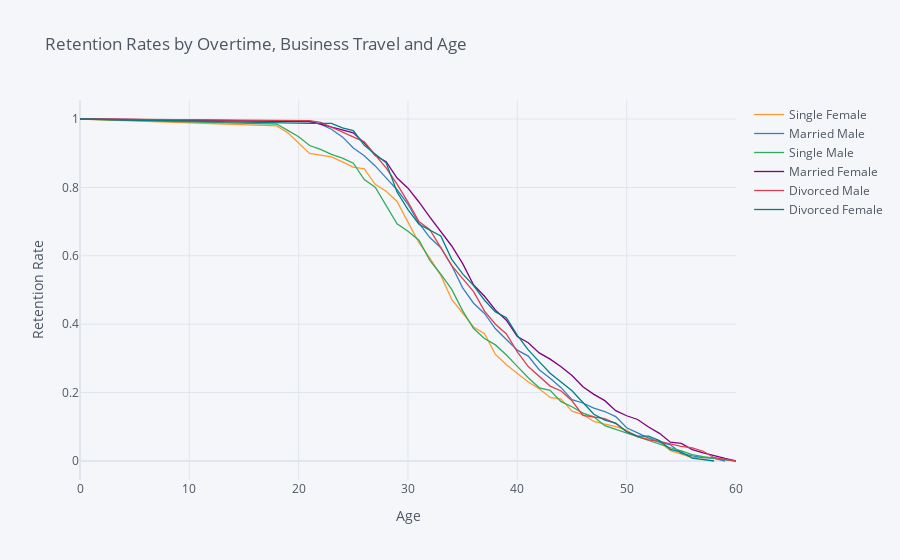

Write notebook code for a chart like this one.
### Markdown cell above
## 6. Now that we have looked at the retention rates by gender and marital status individually, let's look at them together. 

Create a new field in the data set that concatenates marital status and gender, and then generate and plot a survival curve that shows the retention by this new field over the age of the employee.

### Code cell
df = data.copy()
df['MSG'] = df.MaritalStatus + ' ' + df.Gender
df.MSG
rates = survival(df, 'MSG', 'Age', 'RelationshipSatisfaction')
rates.iplot(kind='line', xTitle='Age', yTitle='Retention Rate',
            title='Retention Rates by Marital Status, Gender and Age')

### Figure 1 — Plotly figure (JSON) as saved in the notebook; plotly's stock layout.template omitted (floating-point values rounded to 4 significant figures)
{"data": [{"line": {"color": "rgba(255, 153, 51, 1.0)", "dash": "solid", "shape": "linear", "width": 1.3}, "mode": "lines", "name": "Single Female", "text": "", "type": "scatter", "x": [0, 18, 19, 20, 21, 22, 23, 24, 25, 26, 27, 28, 29, 30, 31, 32, 33, 34, 35, 36, 37, 38, 39, 40, 41, 42, 43, 44, 45, 46, 47, 48, 49, 50, 51, 52, 53, 54, 55, 56, 57, 58, 59, 60], "y": [1, 0.9799, 0.9598, 0.9296, 0.8995, 0.8945, 0.8894, 0.8744, 0.8593, 0.8543, 0.809, 0.7889, 0.7588, 0.6985, 0.6382, 0.593, 0.5427, 0.4724, 0.4322, 0.392, 0.3719, 0.3116, 0.2814, 0.2563, 0.2312, 0.2111, 0.1859, 0.1809, 0.1457, 0.1357, 0.1156, 0.108, 0.1005, 0.09045, 0.07035, 0.06533, 0.05528, 0.03015, 0.0201, 0.01005, 0.01005, 0.01005, 0, ""]}, {"line": {"color": "rgba(55, 128, 191, 1.0)", "dash": "solid", "shape": "linear", "width": 1.3}, "mode": "lines", "name": "Married Male", "text": "", "type": "scatter", "x": [0, 18, 19, 20, 21, 22, 23, 24, 25, 26, 27, 28, 29, 30, 31, 32, 33, 34, 35, 36, 37, 38, 39, 40, 41, 42, 43, 44, 45, 46, 47, 48, 49, 50, 51, 52, 53, 54, 55, 56, 57, 58, 59, 60], "y": [1, 0.9925, 0.9925, 0.9925, 0.9925, 0.985, 0.9701, 0.9476, 0.9152, 0.8928, 0.8628, 0.8279, 0.793, 0.7506, 0.6958, 0.6534, 0.6234, 0.5711, 0.5062, 0.4613, 0.4314, 0.3865, 0.3566, 0.3242, 0.3067, 0.2668, 0.2419, 0.2145, 0.1796, 0.1696, 0.1546, 0.1446, 0.1297, 0.09726, 0.08229, 0.06733, 0.05486, 0.04738, 0.02244, 0.01496, 0.009975, 0.007481, 0, ""]}, {"line": {"color": "rgba(50, 171, 96, 1.0)", "dash": "solid", "shape": "linear", "width": 1.3}, "mode": "lines", "name": "Single Male", "text": "", "type": "scatter", "x": [0, 18, 19, 20, 21, 22, 23, 24, 25, 26, 27, 28, 29, 30, 31, 32, 33, 34, 35, 36, 37, 38, 39, 40, 41, 42, 43, 44, 45, 46, 47, 48, 49, 50, 51, 52, 53, 54, 55, 56, 57, 58, 59, 60], "y": [1, 0.9852, 0.9668, 0.9483, 0.9225, 0.9114, 0.8967, 0.8856, 0.8708, 0.8229, 0.8007, 0.7491, 0.6937, 0.6716, 0.6458, 0.5867, 0.5461, 0.5018, 0.4391, 0.3875, 0.3579, 0.3395, 0.31, 0.2768, 0.2435, 0.214, 0.2066, 0.1734, 0.1587, 0.1402, 0.1292, 0.1033, 0.09225, 0.08118, 0.07011, 0.05904, 0.04797, 0.03875, 0.02952, 0.01845, 0.01292, 0.00738, 0.00369, 0]}, {"line": {"color": "rgba(128, 0, 128, 1.0)", "dash": "solid", "shape": "linear", "width": 1.3}, "mode": "lines", "name": "Married Female", "text": "", "type": "scatter", "x": [0, 18, 19, 20, 21, 22, 23, 24, 25, 26, 27, 28, 29, 30, 31, 32, 33, 34, 35, 36, 37, 38, 39, 40, 41, 42, 43, 44, 45, 46, 47, 48, 49, 50, 51, 52, 53, 54, 55, 56, 57, 58, 59, 60], "y": [1, 0.9926, 0.9926, 0.9926, 0.9926, 0.9853, 0.9761, 0.9669, 0.9596, 0.9301, 0.8934, 0.875, 0.8272, 0.7978, 0.7574, 0.7132, 0.6691, 0.6287, 0.5772, 0.5147, 0.4816, 0.4412, 0.4118, 0.364, 0.3456, 0.3162, 0.2978, 0.2757, 0.25, 0.2169, 0.1949, 0.1765, 0.1471, 0.1324, 0.1213, 0.09926, 0.08088, 0.05515, 0.05147, 0.03309, 0.0239, 0.01471, 0.007353, 0]}, {"line": {"color": "rgba(219, 64, 82, 1.0)", "dash": "solid", "shape": "linear", "width": 1.3}, "mode": "lines", "name": "Divorced Male", "text": "", "type": "scatter", "x": [0, 18, 19, 20, 21, 22, 23, 24, 25, 26, 27, 28, 29, 30, 31, 32, 33, 34, 35, 36, 37, 38, 39, 40, 41, 42, 43, 44, 45, 46, 47, 48, 49, 50, 51, 52, 53, 54, 55, 56, 57, 58, 59, 60], "y": [1, 0.9952, 0.9952, 0.9952, 0.9952, 0.9905, 0.9762, 0.9619, 0.9476, 0.9333, 0.8952, 0.8571, 0.8095, 0.7571, 0.7, 0.6762, 0.6238, 0.5714, 0.5333, 0.4952, 0.4381, 0.4, 0.3714, 0.319, 0.2762, 0.2476, 0.219, 0.2048, 0.1762, 0.1333, 0.1286, 0.1238, 0.1095, 0.08571, 0.07143, 0.0619, 0.05714, 0.05, 0.04286, 0.0381, 0.02857, 0.009524, 0.004762, 0]}, {"line": {"color": "rgba(0, 128, 128, 1.0)", "dash": "solid", "shape": "linear", "width": 1.3}, "mode": "lines", "name": "Divorced Female", "text": "", "type": "scatter", "x": [0, 18, 19, 20, 21, 22, 23, 24, 25, 26, 27, 28, 29, 30, 31, 32, 33, 34, 35, 36, 37, 38, 39, 40, 41, 42, 43, 44, 45, 46, 47, 48, 49, 50, 51, 52, 53, 54, 55, 56, 57, 58, 59, 60], "y": [1, 0.9872, 0.9872, 0.9872, 0.9872, 0.9872, 0.9872, 0.9744, 0.9658, 0.9231, 0.8974, 0.8718, 0.7863, 0.735, 0.6923, 0.6752, 0.6581, 0.5897, 0.547, 0.5128, 0.4701, 0.4359, 0.4188, 0.3675, 0.3248, 0.2906, 0.2564, 0.2308, 0.2051, 0.1709, 0.1368, 0.1197, 0.1111, 0.08547, 0.07265, 0.07265, 0.05983, 0.03419, 0.02564, 0.008547, 0.004274, 0, "", ""]}], "layout": {"legend": {"bgcolor": "#F5F6F9", "font": {"color": "#4D5663"}}, "paper_bgcolor": "#F5F6F9", "plot_bgcolor": "#F5F6F9", "title": {"font": {"color": "#4D5663"}, "text": "Retention Rates by Overtime, Business Travel and Age"}, "xaxis": {"gridcolor": "#E1E5ED", "showgrid": true, "tickfont": {"color": "#4D5663"}, "title": {"font": {"color": "#4D5663"}, "text": "Age"}, "zerolinecolor": "#E1E5ED"}, "yaxis": {"gridcolor": "#E1E5ED", "showgrid": true, "tickfont": {"color": "#4D5663"}, "title": {"font": {"color": "#4D5663"}, "text": "Retention Rate"}, "zerolinecolor": "#E1E5ED"}}}
